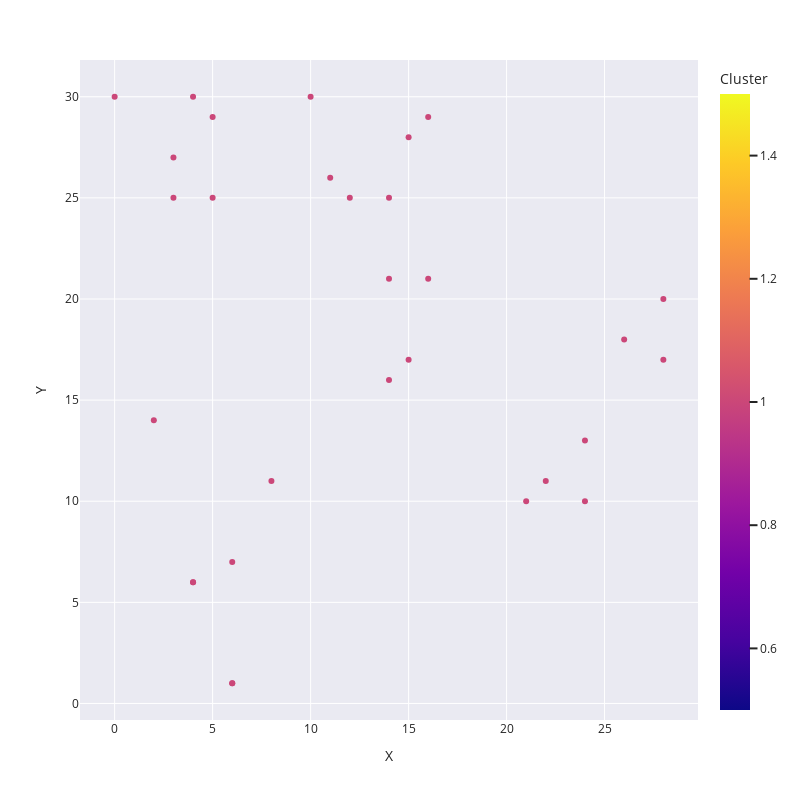

The notebook cell saved with this chart:
### Code cell
#now plot Rando to see what it look like
#scatter_data = df_rand
scatter_data = df_cooked

fig_scatter = px.scatter(scatter_data, x='X', y='Y', color='Cluster')
fig_scatter.update_layout(template=theme)
fig_scatter.update_layout(width=800, height=800)
fig_scatter.show()

### Figure 1 — Plotly figure (JSON) as saved in the notebook; plotly's stock layout.template omitted (floating-point values rounded to 4 significant figures)
{"data": [{"hovertemplate": "X=%{x}<br>Y=%{y}<br>Cluster=%{marker.color}<extra></extra>", "legendgroup": "", "marker": {"color": [1, 1, 1, 1, 1, 1, 1, 1, 1, 1, 1, 1, 1, 1, 1, 1, 1, 1, 1, 1, 1, 1, 1, 1, 1, 1, 1, 1, 1, 1], "coloraxis": "coloraxis", "symbol": "circle"}, "mode": "markers", "name": "", "orientation": "v", "showlegend": false, "type": "scatter", "x": [4, 8, 6, 2, 4, 6, 6, 26, 22, 21, 28, 24, 24, 28, 15, 14, 15, 16, 14, 14, 16, 11, 5, 3, 12, 5, 3, 4, 10, 0], "xaxis": "x", "y": [6, 11, 7, 14, 6, 1, 1, 18, 11, 10, 20, 13, 10, 17, 17, 21, 28, 21, 16, 25, 29, 26, 25, 27, 25, 29, 25, 30, 30, 30], "yaxis": "y"}], "layout": {"coloraxis": {"colorbar": {"title": {"text": "Cluster"}}, "colorscale": [[0, "#0d0887"], [0.1111, "#46039f"], [0.2222, "#7201a8"], [0.3333, "#9c179e"], [0.4444, "#bd3786"], [0.5556, "#d8576b"], [0.6667, "#ed7953"], [0.7778, "#fb9f3a"], [0.8889, "#fdca26"], [1, "#f0f921"]]}, "height": 800, "legend": {"tracegroupgap": 0}, "margin": {"t": 60}, "width": 800, "xaxis": {"anchor": "y", "domain": [0, 1], "title": {"text": "X"}}, "yaxis": {"anchor": "x", "domain": [0, 1], "title": {"text": "Y"}}}}
